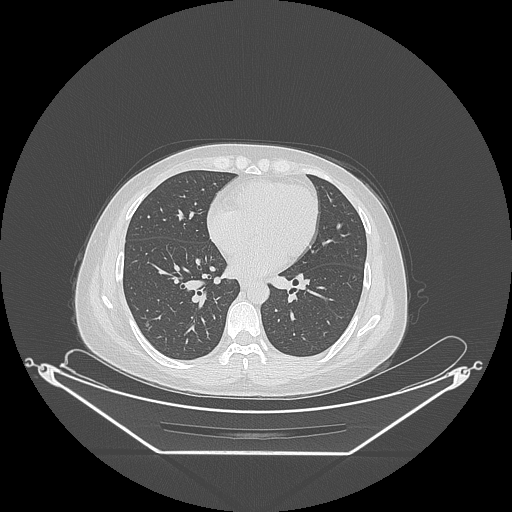
#> input picture BMP_2D/Image/0002_130.bmp, 512 x 512 px; its folder holds only this picture in this run
$ python -i nodulo160.py   (imports and definitions only)
#> lines starting #> are read from the running program, lines starting #| are printed output that depends on the picture
#> further down, picture is the input picture: PIL image 512x512 L; min 0, max 255, mean 84.9
import os
import numpy as np
import nibabel as nib
import pandas as pd
import cv2
from tqdm import tqdm
from collections import defaultdict
from PIL import Image

BASE = "Dados_Macro"
OUT  = "NODULES"

MACROS_VALIDOS = [
    "Adenocarcinoma (NSCLC)",
    "Carcinoma Escamoso (NSCLC)",
    "Outros NSCLC"
]

# [1 line not run here, left out]

# [1 line that did not run here, left out]
# [1 line that did not run here, left out]
# [1 line that did not run here, left out]

def normalize_ct(img):
    img = np.clip(img, -1000, 400)
    img = (img + 1000) / 1400
    return (img * 255).astype(np.uint8)


def unsharp_mask(img):
    blur = cv2.GaussianBlur(img, (5, 5), 1.0)
    return cv2.addWeighted(img, 1.5, blur, -0.5, 0)

RESAMPLING_BILINEAR = getattr(Image, "Resampling", Image).BILINEAR


def preserve_useful_lesion_area(
    img: Image.Image,
    target_size: int = 160,
    threshold: int = 10,
    margin_ratio: float = 0.20,
):
#> called with target_size = 160, threshold = 10, margin_ratio = 0.2
    if img.mode != "L":
        img = img.convert("L")

    array = np.array(img)
    coords = np.argwhere(array >= threshold)
#> coords = 206372 pairs, first value 0 to 511, second value 0 to 511

    if coords.size == 0:
        return img.resize((target_size, target_size), RESAMPLING_BILINEAR)

    y_min, x_min = coords.min(axis=0)
#> y_min = 0; x_min = 0
    y_max, x_max = coords.max(axis=0)
#> y_max = 511; x_max = 511

    bbox_h = y_max - y_min + 1
#> bbox_h = 512
    bbox_w = x_max - x_min + 1
#> bbox_w = 512
    margin = max(1, int(np.ceil(max(bbox_h, bbox_w) * margin_ratio)))
#> margin = 103
    side = max(bbox_h, bbox_w) + 2 * margin
#> side = 718

    center_y = (y_min + y_max) / 2.0
#> center_y = 255.5
    center_x = (x_min + x_max) / 2.0
#> center_x = 255.5

    top = int(np.floor(center_y - side / 2))
#> top = -104
    left = int(np.floor(center_x - side / 2))
#> left = -104
    bottom = top + side
#> bottom = 614
    right = left + side
#> right = 614

    crop = np.zeros((side, side), dtype=array.dtype)

    src_top = max(top, 0)
#> src_top = 0
    src_left = max(left, 0)
#> src_left = 0
    src_bottom = min(bottom, array.shape[0])
#> src_bottom = 512
    src_right = min(right, array.shape[1])
#> src_right = 512

    dst_top = src_top - top
#> dst_top = 104
    dst_left = src_left - left
#> dst_left = 104
    dst_bottom = dst_top + (src_bottom - src_top)
#> dst_bottom = 616
    dst_right = dst_left + (src_right - src_left)
#> dst_right = 616

    crop[dst_top:dst_bottom, dst_left:dst_right] = array[src_top:src_bottom, src_left:src_right]
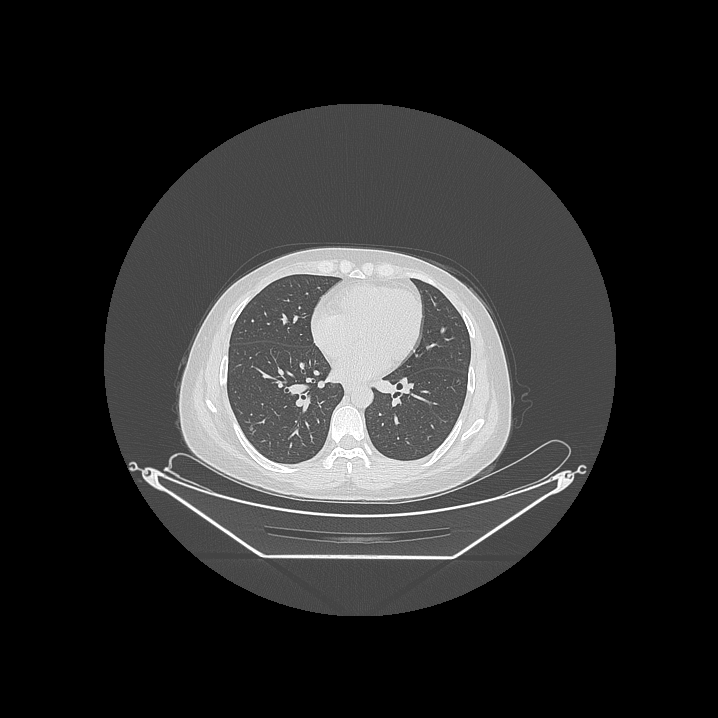
#> crop: shape (718, 718); min 0, max 255, mean 43.2

    crop_img = Image.fromarray(crop, mode="L")

    if side > target_size:
        return crop_img.resize((target_size, target_size), RESAMPLING_BILINEAR)
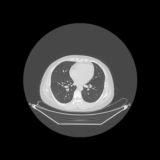
#> returned value: PIL image 160x160 L; min 0, max 250, mean 43.2

    if side < target_size:
        canvas = Image.new("L", (target_size, target_size), color=0)
        offset = ((target_size - side) // 2, (target_size - side) // 2)
        canvas.paste(crop_img, offset)
        return canvas

    return crop_img


resumo = defaultdict(lambda: {"pacientes": set(), "fatias": 0})
corrupted_files = []

# [89 lines not run here, left out]

total_p = 0
total_f = 0

# [13 lines not run here, left out]

>>> from PIL import Image
>>> picture = Image.open('../BMP_2D/Image/0002_130.bmp')
>>> result = preserve_useful_lesion_area(picture)

$ run again, on BMP_2D/Image/0010_249.bmp
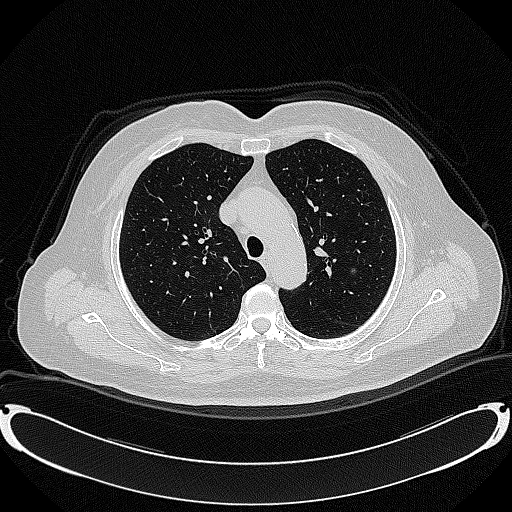
#> input picture BMP_2D/Image/0010_249.bmp, 512 x 512 px
#> picture is the input picture: PIL image 512x512 L; min 0, max 255, mean 72.4
#> coords = 179712 pairs, first value 0 to 511, second value 0 to 511
#> y_min = 0
#> y_max = 511
#> bbox_h = 512
#> margin = 103
#> side = 718
#> center_y = 255.5
#> top = -104
#> bottom = 614
#> src_top = 0
#> src_bottom = 512
#> dst_top = 104
#> dst_bottom = 616
#> in preserve_useful_lesion_area, `crop[dst_top:dst_bottom, dst_left:dst_right] = array[src_top:src_botto..`:
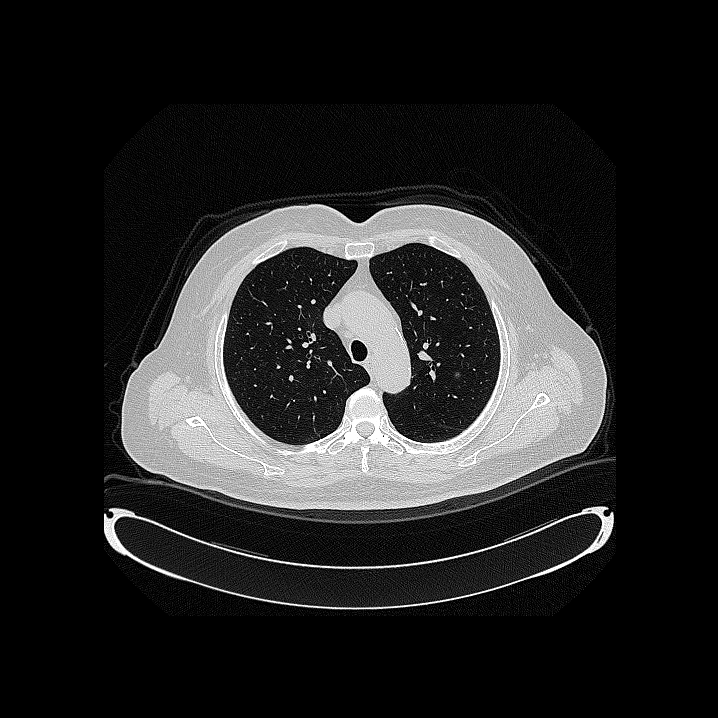
#> crop: shape (718, 718); min 0, max 255, mean 36.8
#> in preserve_useful_lesion_area, `return crop_img.resize((target_size, target_size), RESAMPLING_BILINEAR)`:
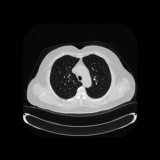
#> returned value: PIL image 160x160 L; min 0, max 254, mean 36.8
